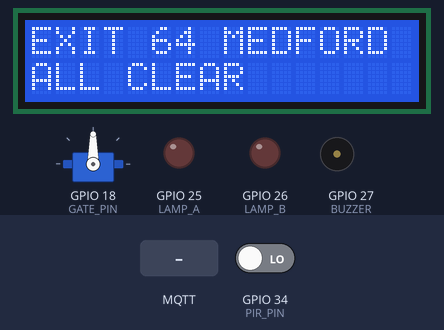
The sketch below on a simulated ESP32. Parts: servo, 16×2 character LCD, output pins drawn as LEDs (lit = HIGH), buzzer (waves = sounding). Dashed ring = blinking. The inputs (shaded band) are chosen by the test bench; at power-on: GPIO 34 (PIR_PIN) LOW. WiFi joins after 1.5 s; servers stay silent unless stated; no MQTT or app messages arrive unless stated; what the sketch prints to the serial monitor is not drawn.

Above: at 2.9 s.
3.0 s: MQTT message "1" arrives on the first subscribed topic
At 3.9 s:
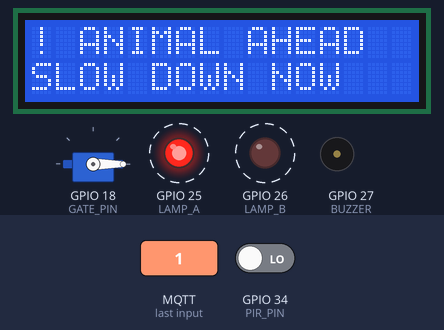
5.5 s: MQTT message "1" arrives on the second subscribed topic
At 6.3 s:
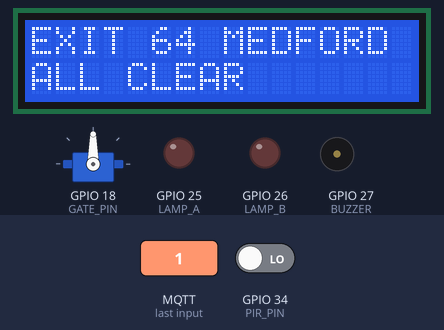
7.0 s: MQTT message "on" arrives on the first subscribed topic
At 7.31 s:
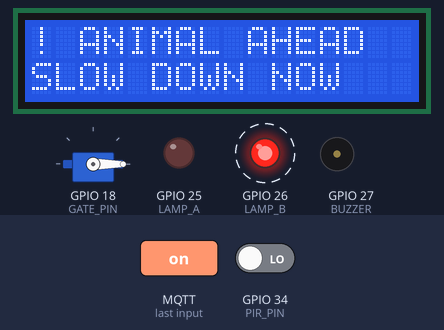
9.5 s: MQTT message "0" arrives on the second subscribed topic
At 10.2 s:
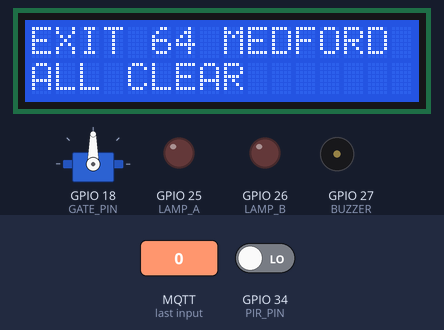
11.0 s: GPIO 34 (PIR_PIN) driven HIGH
At 11.9 s:
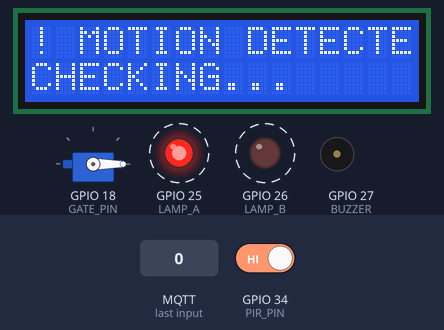
13.5 s: MQTT message "0" arrives on the first subscribed topic
At 13.76 s:
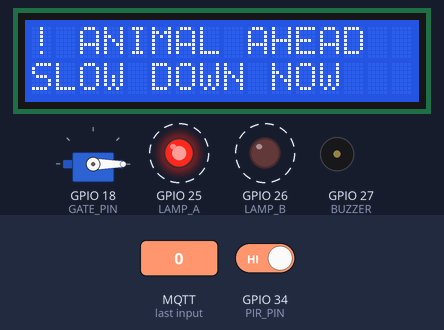
Timing chart, 0 to 17.5 s (numbered marks = the images above; inputs shaded):
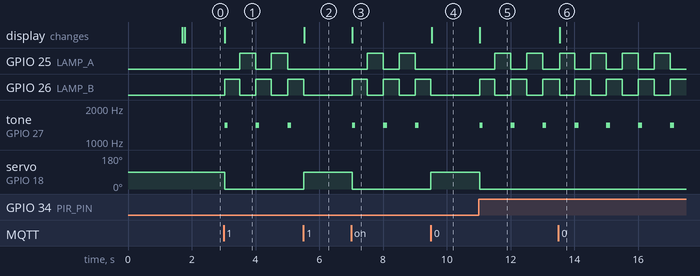

The sketch:

sketch.ino
```cpp
// OffGuard roadside unit: ESP32 + crossing lamps, buzzer, 16x2 LCD sign,
// servo warning gate and a PIR motion sensor.
//
// Listens on a public MQTT broker for alerts from the OffGuard server:
//   <prefix>/alert  {"line1":"EXIT 64 DEER","line2":"SLOW DOWN NOW",...}
//   <prefix>/clear  {}
// and reports its own PIR trips on <prefix>/motion.
//
// Runs in the Wokwi simulator (https://wokwi.com) on its guest WiFi.

#include <WiFi.h>
#include <PubSubClient.h>
#include <ArduinoJson.h>
#include <LiquidCrystal_I2C.h>
#include <ESP32Servo.h>

// Must match MQTT_PREFIX in the server's .env
const char *MQTT_PREFIX = "offguard/og-7k3q9x";
const char *MQTT_HOST = "broker.hivemq.com";
const int MQTT_PORT = 1883;
const char *UNIT_SENSOR_ID = "exit-64"; // which exit this unit stands at
const char *UNIT_LABEL = "EXIT 64 MEDFORD";

const int LAMP_A = 25;
const int LAMP_B = 26;
const int BUZZER = 27;
const int GATE_PIN = 18;
const int PIR_PIN = 34;

const int GATE_UP = 90;   // degrees
const int GATE_DOWN = 0;
const unsigned long ALERT_MS = 30000;   // how long the unit stays in alert
const unsigned long MOTION_COOLDOWN_MS = 10000;

WiFiClient wifi;
PubSubClient mqtt(wifi);
LiquidCrystal_I2C lcd(0x27, 16, 2);
Servo gate;

String topicAlert, topicClear, topicMotion;
bool alerting = false;
unsigned long alertUntil = 0;
unsigned long lastMotion = 0;
int lastPir = LOW;

void showLcd(const String &a, const String &b) {
  lcd.clear();
  lcd.setCursor(0, 0);
  lcd.print(a.substring(0, 16));
  lcd.setCursor(0, 1);
  lcd.print(b.substring(0, 16));
}

void allClear() {
  alerting = false;
  digitalWrite(LAMP_A, LOW);
  digitalWrite(LAMP_B, LOW);
  noTone(BUZZER);
  gate.write(GATE_UP);
  showLcd(UNIT_LABEL, "ALL CLEAR");
}

void startAlert(const String &line1, const String &line2) {
  alerting = true;
  alertUntil = millis() + ALERT_MS;
  showLcd("! " + line1, line2);
  gate.write(GATE_DOWN);
}

void onMessage(char *topic, byte *payload, unsigned int len) {
  String t(topic);
  Serial.printf("MQTT %s (%u bytes)\n", topic, len);
  if (t == topicClear) {
    allClear();
    return;
  }
  if (t == topicAlert) {
    JsonDocument doc;
    if (deserializeJson(doc, payload, len)) {
      startAlert("ANIMAL AHEAD", "SLOW DOWN NOW");
      return;
    }
    startAlert(doc["line1"] | "ANIMAL AHEAD", doc["line2"] | "SLOW DOWN NOW");
  }
}

void connectWifi() {
  showLcd("OFFGUARD", "WIFI...");
  WiFi.begin("Wokwi-GUEST", "", 6);
  while (WiFi.status() != WL_CONNECTED) {
    delay(200);
    Serial.print(".");
  }
  Serial.println("\nWiFi connected");
}

void connectMqtt() {
  while (!mqtt.connected()) {
    showLcd("OFFGUARD", "LINKING...");
    String id = "offguard-unit-" + String((uint32_t)ESP.getEfuseMac(), HEX);
    if (mqtt.connect(id.c_str())) {
      mqtt.subscribe(topicAlert.c_str());
      mqtt.subscribe(topicClear.c_str());
      Serial.println("MQTT connected, listening on " + String(MQTT_PREFIX) + "/*");
      allClear();
    } else {
      Serial.printf("MQTT failed (%d), retrying\n", mqtt.state());
      delay(2000);
    }
  }
}

void setup() {
  Serial.begin(115200);
  pinMode(LAMP_A, OUTPUT);
  pinMode(LAMP_B, OUTPUT);
  pinMode(BUZZER, OUTPUT);
  pinMode(PIR_PIN, INPUT);
  gate.attach(GATE_PIN);
  gate.write(GATE_UP);
  lcd.init();
  lcd.backlight();

  topicAlert = String(MQTT_PREFIX) + "/alert";
  topicClear = String(MQTT_PREFIX) + "/clear";
  topicMotion = String(MQTT_PREFIX) + "/motion";

  connectWifi();
  mqtt.setServer(MQTT_HOST, MQTT_PORT);
  mqtt.setCallback(onMessage);
  connectMqtt();
}

void loop() {
  if (!mqtt.connected()) connectMqtt();
  mqtt.loop();

  // Local motion sensor: report it so the server can raise a detection.
  int pir = digitalRead(PIR_PIN);
  if (pir == HIGH && lastPir == LOW && millis() - lastMotion > MOTION_COOLDOWN_MS) {
    lastMotion = millis();
    String msg = String("{\"sensorId\":\"") + UNIT_SENSOR_ID + "\"}";
    mqtt.publish(topicMotion.c_str(), msg.c_str());
    Serial.println("PIR motion -> reported to OffGuard");
    startAlert("MOTION DETECTED", "CHECKING...");
  }
  lastPir = pir;

  if (alerting) {
    // Alternate the two lamps every 500 ms, like a railroad crossing.
    bool phase = (millis() / 500) % 2;
    digitalWrite(LAMP_A, phase ? HIGH : LOW);
    digitalWrite(LAMP_B, phase ? LOW : HIGH);
    // Crossing bell: short ding once per second.
    if (millis() % 1000 < 120) tone(BUZZER, 1400);
    else noTone(BUZZER);
    if (millis() > alertUntil) allClear();
  }
  delay(10);
}
```

Measured:
- after the input at 3.0 s, GPIO 25 (LAMP_A): alternates HIGH for 0.50 s and LOW for 0.49 s, starting after 0.50 s; GPIO 26 (LAMP_B): alternates HIGH for 0.48 s and LOW for 0.50 s, starting at once
- after the input at 5.5 s, GPIO 25 (LAMP_A): stays LOW (without the input it goes to HIGH after 0.01 s); GPIO 26 (LAMP_B): goes on until 5.5 s, then stays LOW; tone on GPIO 27 (BUZZER): stays silent (without the input it goes to 1400 Hz after 0.50 s); servo on GPIO 18 (GATE_PIN): 0° → 90° at once; the display: changes at once (image 2)
- after the input at 7.0 s, GPIO 25 (LAMP_A): alternates HIGH for 0.50 s and LOW for 0.49 s, starting after 0.51 s; GPIO 26 (LAMP_B): alternates HIGH for 0.48 s and LOW for 0.50 s, starting at once
- after the input at 9.5 s, GPIO 25 (LAMP_A): stays LOW (without the input it goes to HIGH after 0.00 s); GPIO 26 (LAMP_B): goes on until 9.5 s, then stays LOW; tone on GPIO 27 (BUZZER): stays silent (without the input it goes to 1400 Hz after 0.50 s); servo on GPIO 18 (GATE_PIN): 0° → 90° at once; the display: changes at once (image 4)
- after the input at 11.0 s, GPIO 25 (LAMP_A): alternates HIGH for 0.50 s and LOW for 0.50 s, starting after 0.50 s; GPIO 26 (LAMP_B): alternates HIGH for 0.48 s and LOW for 0.50 s, starting at once
- after the input at 13.5 s, the display: changes at once (image 6)
